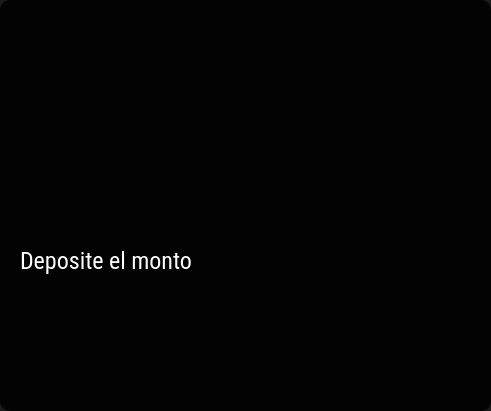
    <widget class="QGroupBox" name="groupBox_14">
     <property name="enabled">
      <bool>true</bool>
     </property>
     <property name="geometry">
      <rect>
       <x>1140</x>
       <y>560</y>
       <width>491</width>
       <height>411</height>
      </rect>
     </property>
     <property name="styleSheet">
      <string notr="true">background-color: rgba(0, 0, 0, 90%);
border-radius:10%;</string>
     </property>
     <property name="title">
      <string/>
     </property>
     <widget class="QLabel" name="label_55">
      <property name="geometry">
       <rect>
        <x>-20</x>
        <y>-30</y>
        <width>251</width>
        <height>21</height>
       </rect>
      </property>
      <property name="font">
       <font>
        <family>Sans Serif</family>
        <pointsize>16</pointsize>
        <weight>75</weight>
        <italic>false</italic>
        <bold>true</bold>
       </font>
      </property>
      <property name="styleSheet">
       <string notr="true">background-color:transparent;
color:rgb(101, 179, 0)</string>
      </property>
      <property name="text">
       <string/>
      </property>
     </widget>
     <widget class="QLabel" name="aviso1">
      <property name="geometry">
       <rect>
        <x>20</x>
        <y>240</y>
        <width>481</width>
        <height>41</height>
       </rect>
      </property>
      <property name="font">
       <font>
        <family>Roboto Condensed</family>
        <pointsize>18</pointsize>
        <weight>50</weight>
        <italic>false</italic>
        <bold>false</bold>
       </font>
      </property>
      <property name="styleSheet">
       <string notr="true">background-color:transparent;
color:white</string>
      </property>
      <property name="text">
       <string>Deposite el monto</string>
      </property>
     </widget>
     <widget class="QLabel" name="aviso2">
      <property name="geometry">
       <rect>
        <x>20</x>
        <y>300</y>
        <width>451</width>
        <height>71</height>
       </rect>
      </property>
      <property name="font">
       <font>
        <family>Sans Serif</family>
        <pointsize>22</pointsize>
        <weight>75</weight>
        <italic>false</italic>
        <bold>true</bold>
       </font>
      </property>
      <property name="styleSheet">
       <string notr="true">background-color:transparent;
color:rgb(159, 0, 0)</string>
      </property>
      <property name="text">
       <string/>
      </property>
     </widget>
     <widget class="QLabel" name="label_62">
      <property name="enabled">
       <bool>true</bool>
      </property>
      <property name="geometry">
       <rect>
        <x>170</x>
        <y>30</y>
        <width>161</width>
        <height>171</height>
       </rect>
      </property>
      <property name="font">
       <font>
        <family>Sans Serif</family>
        <pointsize>12</pointsize>
        <weight>75</weight>
        <bold>true</bold>
        <kerning>false</kerning>
       </font>
      </property>
      <property name="styleSheet">
       <string notr="true">background-color:transparent;
color:transparent;</string>
      </property>
      <property name="inputMethodHints">
       <set>Qt::ImhHiddenText</set>
      </property>
      <property name="frameShadow">
       <enum>QFrame::Raised</enum>
      </property>
      <property name="lineWidth">
       <number>3</number>
      </property>
      <property name="text">
       <string/>
      </property>
      <property name="textFormat">
       <enum>Qt::PlainText</enum>
      </property>
      <property name="pixmap">
       <pixmap>iconos/technical-support.png</pixmap>
      </property>
      <property name="scaledContents">
       <bool>true</bool>
      </property>
     </widget>
     <zorder>label_55</zorder>
     <zorder>aviso2</zorder>
     <zorder>aviso1</zorder>
     <zorder>label_62</zorder>
    </widget>
